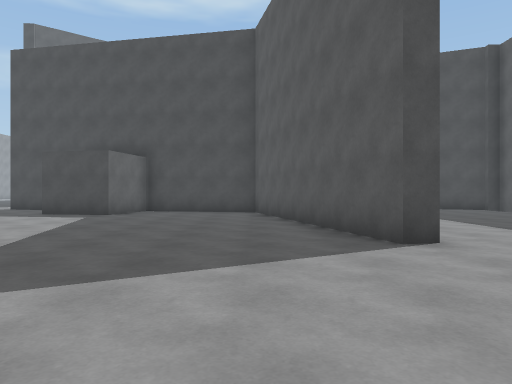
View 1 (above)

24 first-person views from a walk through a 3-D level made in the Unity game engine. The camera is 1.2 m above the floor, looks level and sees 70° across. The floor is counted in squares, 2 m on a side. Each view is taken from the middle of a square. On the plan, view 1 faces up. The plan holds only what a view shows up to about 10 squares ahead; the rest is blank. The place goes on beyond the plan.

View 2
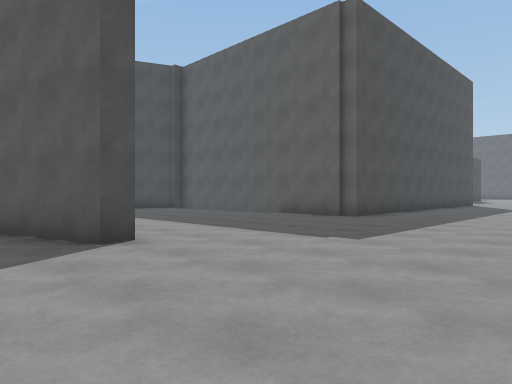

View 3
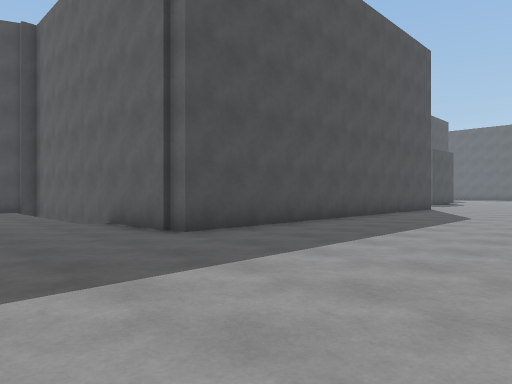

View 4
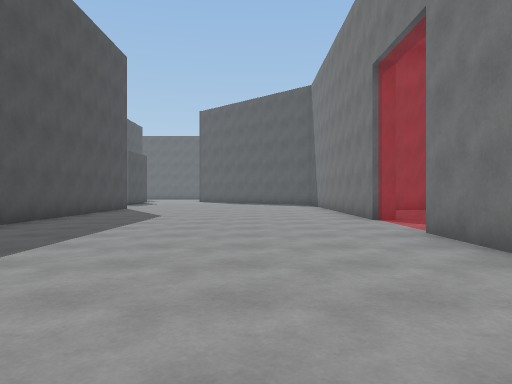

View 5
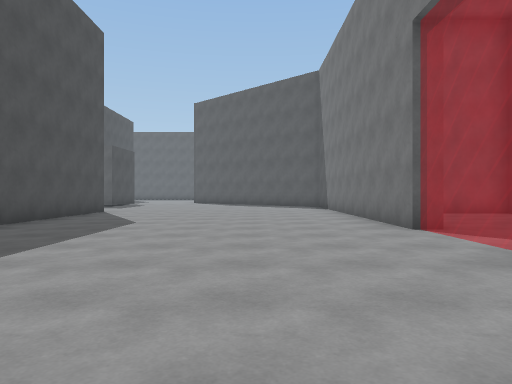

View 6
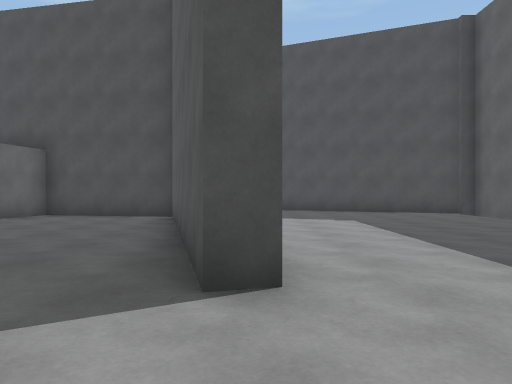

View 7
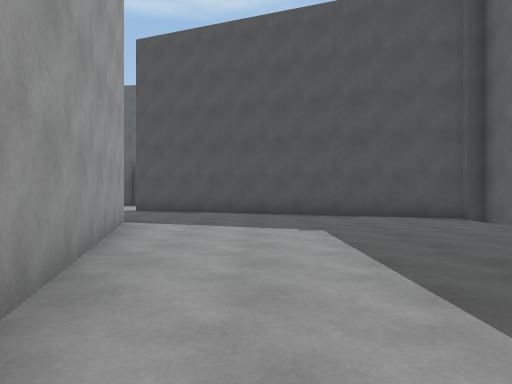

View 8
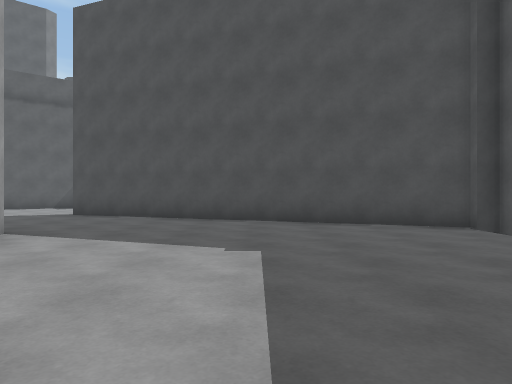

View 9
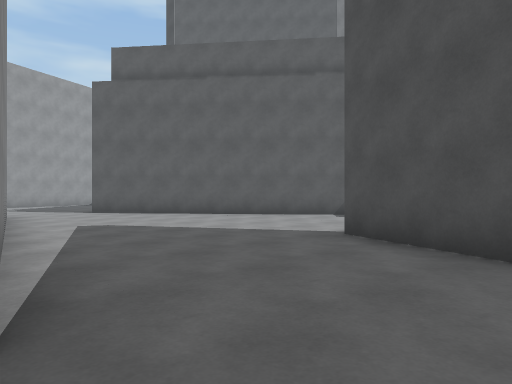

View 10
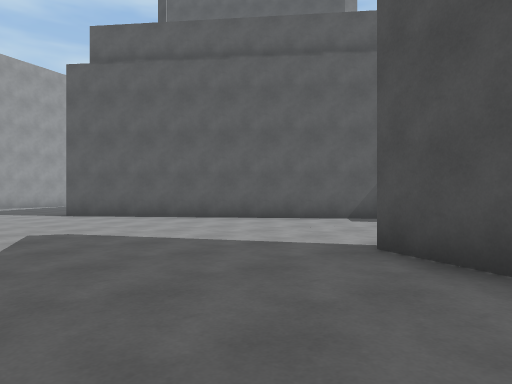

View 11
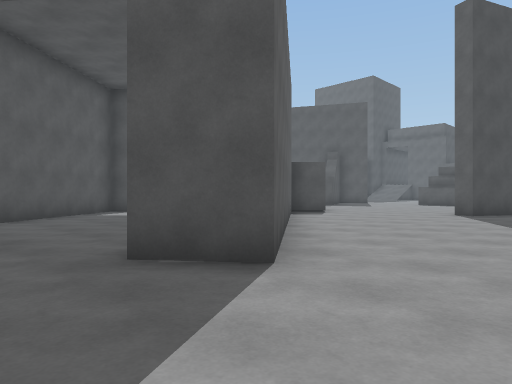

View 12
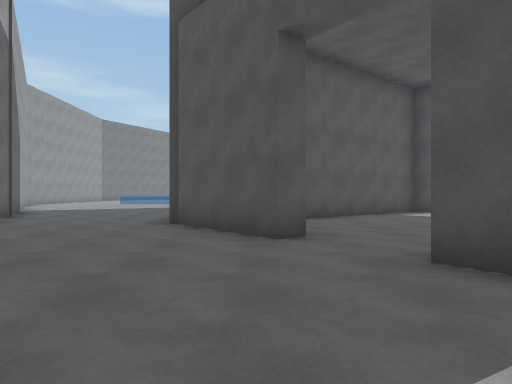

View 13
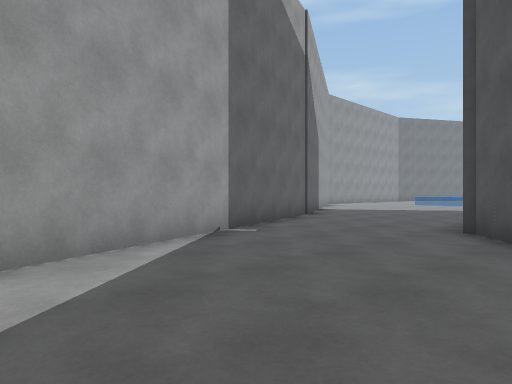

View 14
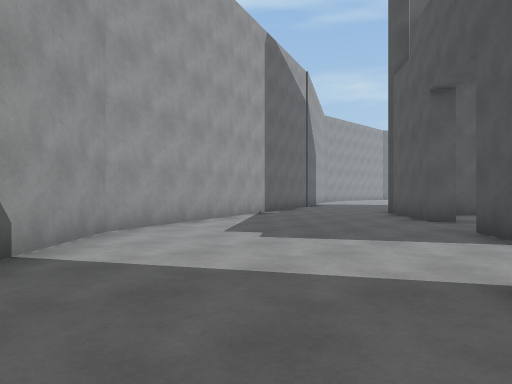

View 15
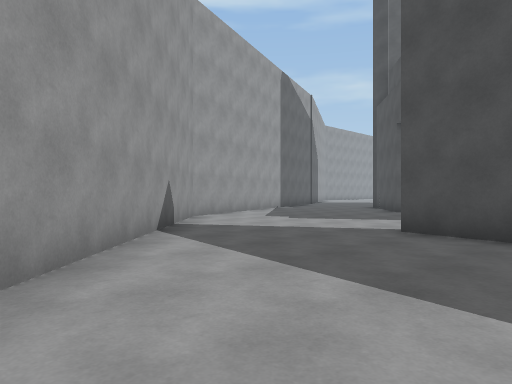

View 16
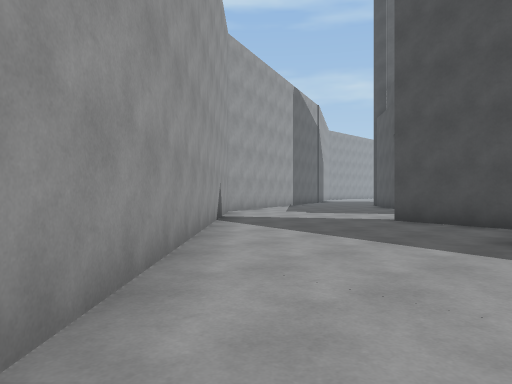

View 17
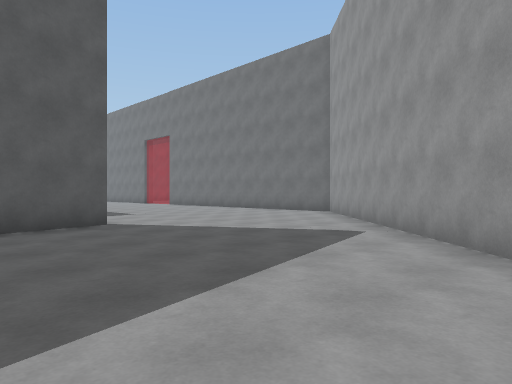

View 18
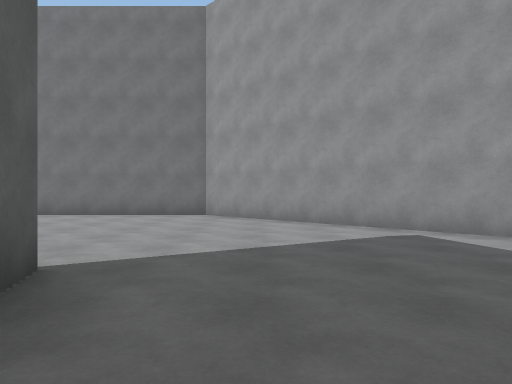

View 19
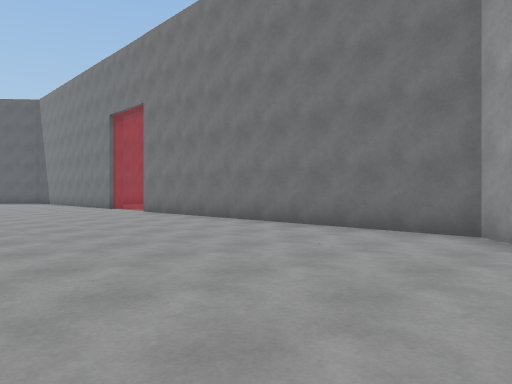

View 20
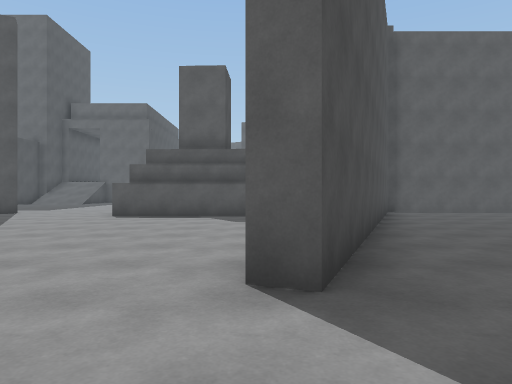

View 21
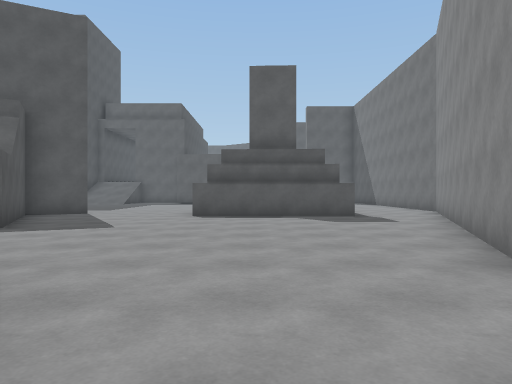

View 22
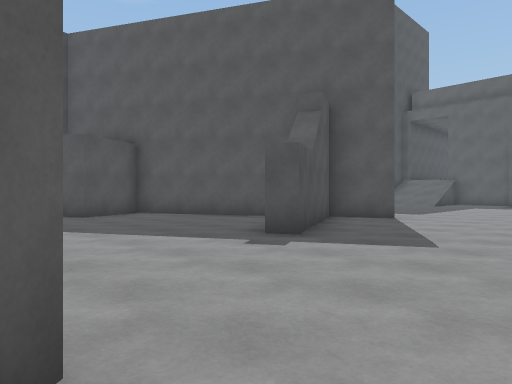

View 23
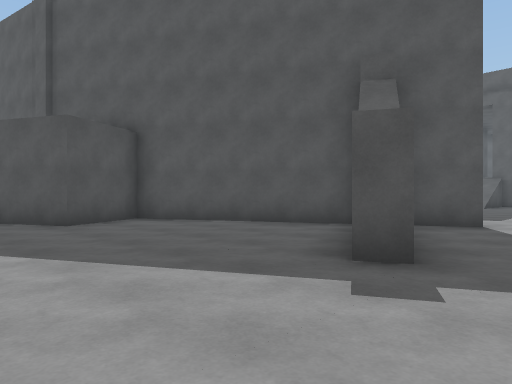

View 24
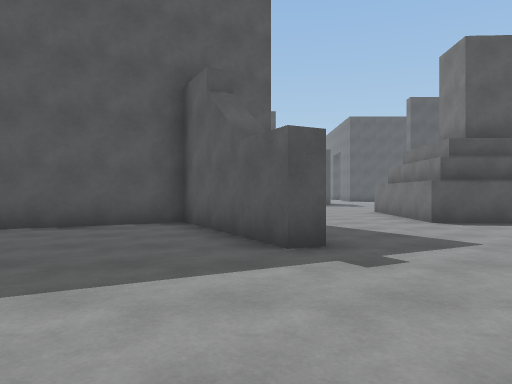

### Floor plan
Points are (right, up) in squares from view 1. A wall is a line through its corners. A room is listed if a view was taken in it or the views show most of it. See-through windows are left out.
Room 1 (views 1, 2, 3, 4, 5, 6, 7, 8, 9, 10, 11, 12, 13, 14, 15, 16, 17, 18, 19, 20, 21, 22, 23, 24)
walls: (0.2, 15.7) (7, 13); (0.4, 11.2) (1.8, 5.6); (5.9, 15.5) (6.1, 19.6) (9, 19.4); (0, 10.8) (-3.4, 11.5) (-3.8, 9.5) (-5.8, 9.9); (6.3, 15.9) (6.4, 19.3); (-2.8, 19.8) (-8.7, 15.1) (-9.5, 16.1); (7.7, 12.1) (-0.8, 15.6) (-0.6, 16.1); (-6.1, 12) (-8.5, 12.5); (-6.5, 12.6) (-1.6, 11.6); (7.2, 22.6) (6.5, 24) (3.1, 22.2) (2.9, 22.7) (6.2, 24.4) (4, 28.8) (2.2, 27.9) (1.4, 29.3); (-10.3, 18) (-10.7, 17.6) (-12.5, 19.8); (2.2, 4.3) (1.7, 4.2) (0.2, 10.1); (-4.4, 3.2) (1.3, -2.5) (10.4, -2.5); (17, 4.6) (8, 4.6) (8, 12); (-17.5, 22.8) (-16.9, 21.8) (-13.5, 12.3) (-6.4, 5.2); (12.8, -2.5) (17, -2.5)
ways out: opening at (-9.5, 18.5)

Where each view was taken, in squares from view 1:
view 1: 0 up, 0 right, facing up
view 2: 0 up, 0 right, facing up-right
view 3: 0 up, 5 right, facing up-right
view 4: 0 up, 5 right, facing right
view 5: 0 up, 7 right, facing right
view 6: 2 up, 2 right, facing up
view 7: 4 up, 3 right, facing up
view 8: 6 up, 4 right, facing up
view 9: 11 up, 2 right, facing up-left
view 10: 12 up, 1 right, facing up-left
view 11: 13 up, 11 left, facing up-right
view 12: 13 up, 11 left, facing up
view 13: 14 up, 11 left, facing up-left
view 14: 10 up, 8 left, facing up-left
view 15: 7 up, 6 left, facing up-left
view 16: 5 up, 5 left, facing up-left
view 17: 7 up, 5 left, facing down-right
view 18: 7 up, 0 right, facing down
view 19: 3 up, 0 right, facing down-right
view 20: 16 up, 3 left, facing right
view 21: 18 up, 3 left, facing right
view 22: 19 up, 1 left, facing up-right
view 23: 21 up, 0 right, facing up-right
view 24: 23 up, 1 left, facing right
